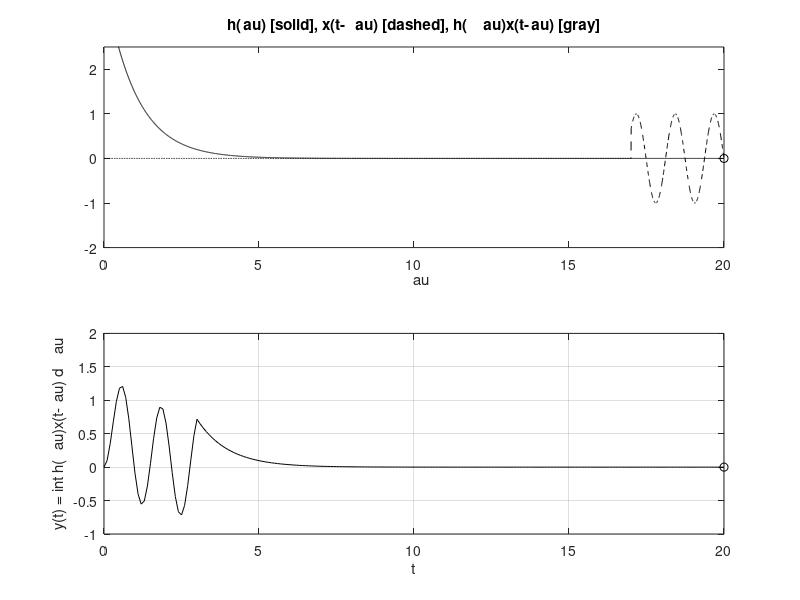

Source code (MATLAB):
u = @(t) 1.0.* (t>=0);

% From text x(t)

x = @(t) sin(5*t).*(u(t) - u(t-3));

% Shorten each impulse response function 
%h3 from 0 to 20

h = @(t) 4*exp(-t).*(u(t)-u(t-20));


dtau = 0.005; 
tau = 0:dtau:20;
ti = 0; 
tvec = 0:.1:20;
y = NaN*zeros(1,length(tvec));
% Pre-allocate memory


for t = tvec,
    ti = ti+1; % Time index
    xh = x(t-tau).*h(tau); lxh = length(xh);
    y(ti) = sum(xh.*dtau); % Trapezoidal approximation of convolution integral
    subplot(2,1,1),plot(tau,h(tau),"k-",tau,x(t-tau),"k--",t,0,"ok");
    axis([tau(1) tau(end) -2.0 2.5]);
    patch([tau(1:end-1);tau(1:end-1);tau(2:end);tau(2:end)],...
    [zeros(1,lxh-1);xh(1:end-1);xh(2:end);zeros(1,lxh-1)],...
    [.8 .8 .8],"edgecolo","none");
    xlabel("\tau"); title("h(\tau) [solid], x(t-\tau) [dashed], h(\tau)x(t-\tau) [gray]");
    c = get(gca,"children"); set(gca,"children",[c(2);c(3);c(4);c(1)]);
    subplot(2,1,2),plot(tvec,y,"k",tvec(ti),y(ti),"ok");
    xlabel("t"); ylabel("y(t) = \int h(\tau)x(t-\tau) d\tau");
    axis([tau(1) tau(end) -1.0 2.0]); grid;
    drawnow; 

    %or use pause to manuallly step through the vonvlutions process

end
